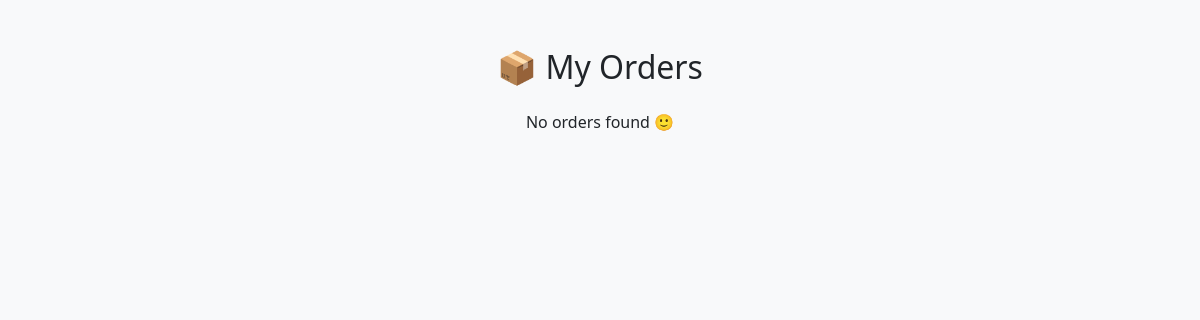
Before: /my-orders/ (signed in) with the older database file.
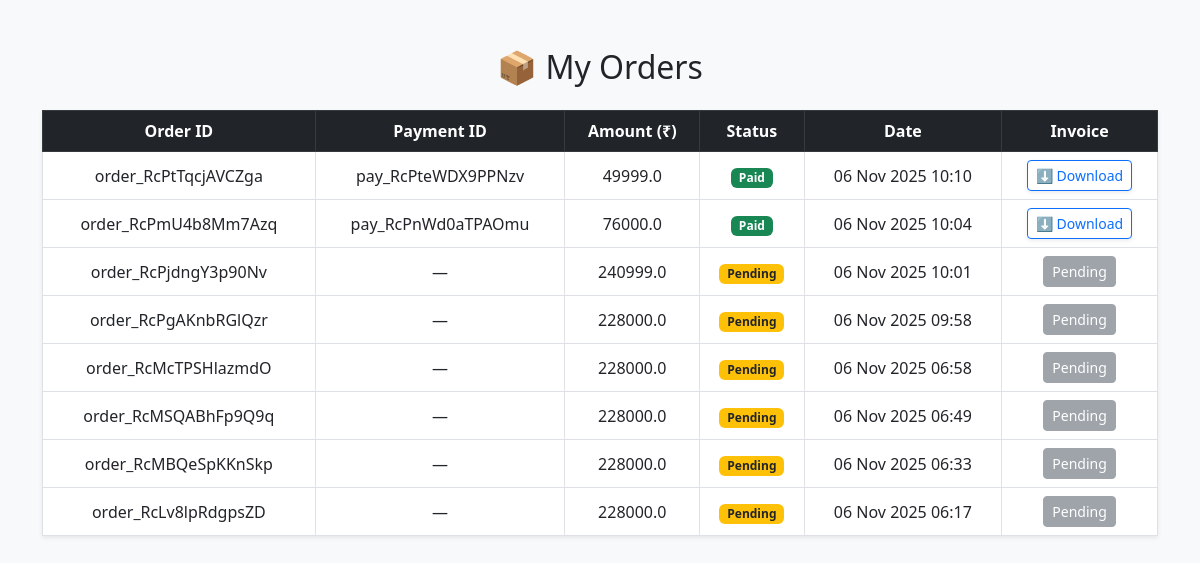
After: the same page with the newer database file.
### ecommerce/models.py (models this page shows, shortened)
class Order(models.Model):
    STATUS_CHOICES = [
        ('Pending', 'Pending'),
        ('Paid', 'Paid'),
        ('Failed', 'Failed'),
    ]
    user = models.ForeignKey(User, on_delete=models.CASCADE)
    order_id = models.CharField(max_length=100, unique=True)  # Razorpay order_id
    razorpay_payment_id = models.CharField(max_length=100, blank=True, null=True)
    amount = models.FloatField()
    status = models.CharField(max_length=20, choices=STATUS_CHOICES, default='Pending')
    created_at = models.DateTimeField(auto_now_add=True)

### ecommerce/views.py (the view)
# urls.py: path('my-orders/', views.my_orders, name='my_orders'),
@login_required(login_url='login')
def my_orders(request):
    orders = Order.objects.filter(user=request.user).order_by('-created_at')
    return render(request, 'my_orders.html', {'orders': orders})

### ecommerce/context_processors.py (called while the page is built)
def cart_item_count(request):
    cart = request.session.get('cart', {})
    count = sum(item['quantity'] for item in cart.values())
    return {'cart_count': count}

### ecommerce/templates/my_orders.html (shortened to what this page needs)
{% load static %}
<!DOCTYPE html>
<html lang="en">
<head>
  <link href="https://cdn.jsdelivr.net/npm/bootstrap@5.3.0/dist/css/bootstrap.min.css" rel="stylesheet">
</head>
<body class="bg-light">
<div class="container mt-5">
  <h2 class="mb-4 text-center">📦 My Orders</h2>
  {% if orders %}
  <table class="table table-bordered shadow-sm text-center align-middle">
    <thead class="table-dark">
      <tr>
        <th>Order ID</th>
        <th>Payment ID</th>
        <th>Amount (₹)</th>
        <th>Status</th>
        <th>Date</th>
        <th>Invoice</th>
      </tr>
    </thead>
    <tbody>
      {% for order in orders %}
      <tr>
        <td>{{ order.order_id }}</td>
        <td>{{ order.razorpay_payment_id|default:"—" }}</td>
        <td>{{ order.amount }}</td>
        <td>
          {% if order.status == "Paid" %}
            <span class="badge bg-success">{{ order.status }}</span>
          {% else %}
            <span class="badge bg-warning text-dark">{{ order.status }}</span>
          {% endif %}
        </td>
        <td>{{ order.created_at|date:"d M Y H:i" }}</td>
        <td>
          {% if order.status == "Paid" %}
            <a href="{% url 'download_invoice' order.id %}" class="btn btn-sm btn-outline-primary shadow-sm">
              ⬇️ Download
            </a>
          {% else %}
            <button class="btn btn-sm btn-secondary" disabled>Pending</button>
          {% endif %}
        </td>
      </tr>
      {% endfor %}
    </tbody>
  </table>
  {% else %}
    <p class="text-center">No orders found 🙂</p>
  {% endif %}
</div>
</body>
</html>

Changed rows visible on the page:
added Order: order_id "order_RcPtTqcjAVCZga", razorpay_payment_id "pay_RcPteWDX9PPNzv", amount "49999.0", status "Paid", created_at "06 Nov 2025 10:10", shows "⬇️ Download"
added Order: order_id "order_RcPmU4b8Mm7Azq", razorpay_payment_id "pay_RcPnWd0aTPAOmu", amount "76000.0", status "Paid", created_at "06 Nov 2025 10:04", shows "⬇️ Download"
added Order: order_id "order_RcPjdngY3p90Nv", razorpay_payment_id "—", amount "240999.0", status "Pending", created_at "06 Nov 2025 10:01"
added Order: order_id "order_RcPgAKnbRGlQzr", razorpay_payment_id "—", amount "228000.0", status "Pending", created_at "06 Nov 2025 09:58"
added Order: order_id "order_RcMcTPSHlazmdO", razorpay_payment_id "—", amount "228000.0", status "Pending", created_at "06 Nov 2025 06:58"
added Order: order_id "order_RcMSQABhFp9Q9q", razorpay_payment_id "—", amount "228000.0", status "Pending", created_at "06 Nov 2025 06:49"
added Order: order_id "order_RcMBQeSpKKnSkp", razorpay_payment_id "—", amount "228000.0", status "Pending", created_at "06 Nov 2025 06:33"
added Order: order_id "order_RcLv8lpRdgpsZD", razorpay_payment_id "—", amount "228000.0", status "Pending", created_at "06 Nov 2025 06:17"
Other visible differences:
text no longer shown: "No orders found 🙂"
text now shown: "Order ID Payment ID Amount (₹) Status Date Invoice"
